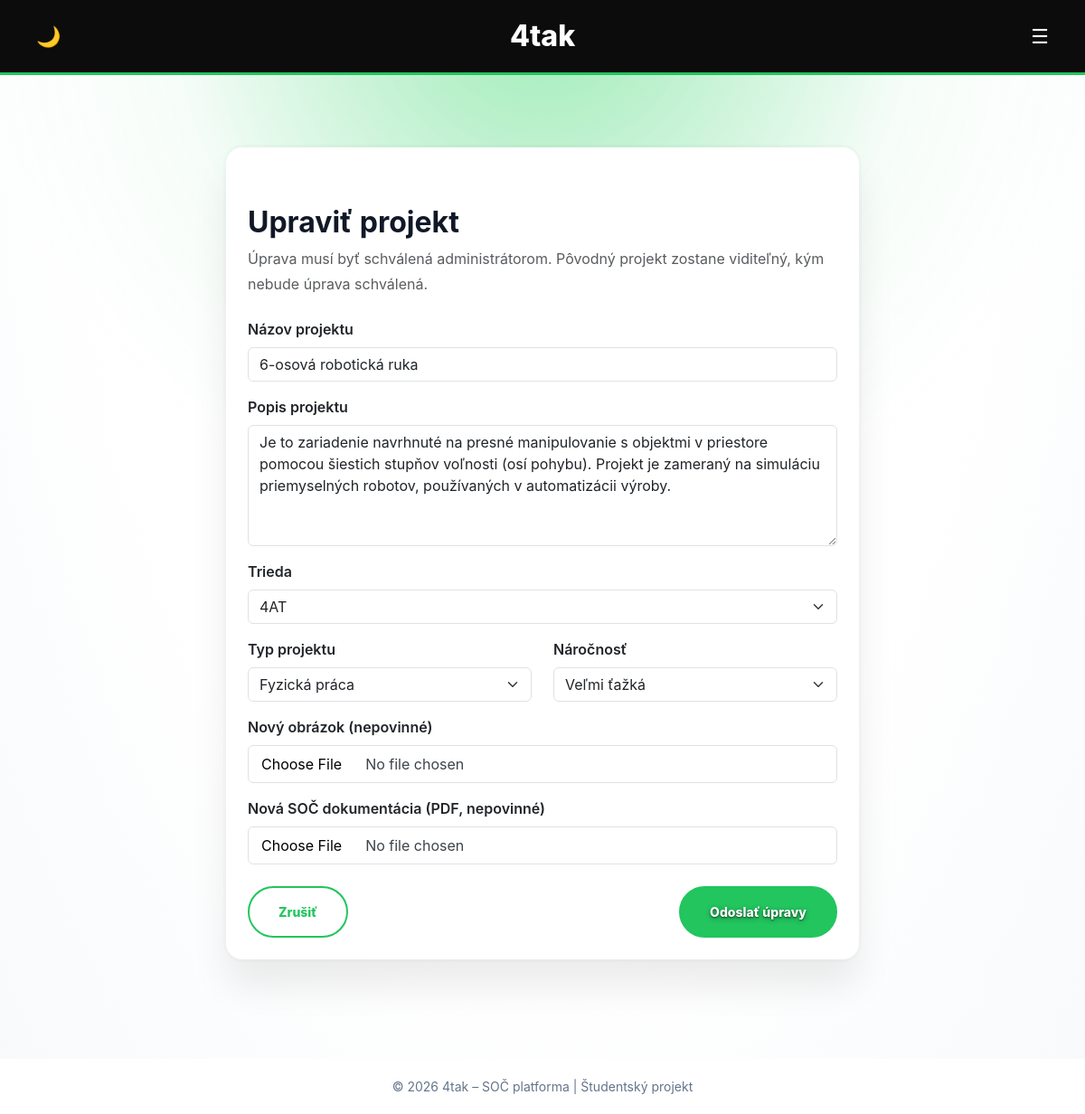
Page /projects/17/edit/ (signed in) on the committed database.
### projects/models.py (models this page shows, shortened)
class Project(models.Model):
    PROJECT_TYPE_CHOICES = [
        ('web', 'Webová aplikácia'),
        ('physical', 'Fyzická práca'),
    ]
    DIFFICULTY_CHOICES = [
        (1, 'Veľmi ľahká'),
        (2, 'Ľahká'),
        (3, 'Stredná'),
        (4, 'Ťažká'),
        (5, 'Veľmi ťažká'),
    ]
    CLASS_CHOICES = [
        ('4AT', '4AT'),
        ('4AS', '4AS'),
        ('4AM', '4AM'),
        ('4AI', '4AI'),
        ('4BI', '4BI'),
        ('4CI', '4CI'),
        ('4AE', '4AE'),
        ('3AT', '3AT'),
        ('3AS', '3AS'),
        ('3AM', '3AM'),
        ('3AI', '3AI'),
        ('3BI', '3BI'),
        ('3CI', '3CI'),
        ('3AE', '3AE'),
    ]
    mentor = models.ForeignKey(
        User,
        on_delete=models.SET_NULL,
        null=True,
        blank=True,
        related_name='mentored_projects'
    )
    title = models.CharField(max_length=200)
    functionality = models.TextField()
    project_type = models.CharField(
        max_length=10,
        choices=PROJECT_TYPE_CHOICES
    )
    difficulty = models.IntegerField(
    choices=DIFFICULTY_CHOICES
    )
    school_class = models.CharField(
        max_length=3,
        choices=CLASS_CHOICES,
        blank=True,
        null=True
    )
    image = models.ImageField(
        upload_to='projects/images/',
        blank=True,
        null=True
    )
    documentation_pdf = models.FileField(
        upload_to='projects/pdfs/',
        blank=True,
        null=True
    )
    video_url = models.URLField(blank=True, null=True)
    author = models.ForeignKey(User, on_delete=models.CASCADE)
    created_at = models.DateTimeField(auto_now_add=True)
    approved = models.BooleanField(default=False)

### projects/views.py (the view, shortened to what this page needs)
# urls.py: path('projects/<int:pk>/edit/', project_edit, name='project_edit'),
@login_required
def project_edit(request, pk):
    project = get_object_or_404(Project, pk=pk, author=request.user)
    return render(request, "projects/project_edit.html", {
        "project": project
    })

### projects/templates/projects/project_edit.html (shortened to what this page needs)
{% extends "projects/base.html" %}
{% block content %}
<div class="d-flex justify-content-center">
    <div class="card p-4" style="max-width: 700px; width: 100%;">
        <h2 class="mb-2">Upraviť projekt</h2>
        <p class="text-muted mb-4">
            Úprava musí byť schválená administrátorom.
            Pôvodný projekt zostane viditeľný, kým nebude úprava schválená.
        </p>
        <form method="post" enctype="multipart/form-data">
            <div class="mb-3">
                <label class="form-label fw-semibold">Názov projektu</label>
                <input type="text"
                       name="title"
                       class="form-control"
                       value="{{ project.title }}"
                       required>
            </div>
            <div class="mb-3">
                <label class="form-label fw-semibold">Popis projektu</label>
                <textarea name="functionality"
                          class="form-control"
                          rows="5"
                          required>{{ project.functionality }}</textarea>
            </div>
            <div class="mb-3">
                <label class="form-label fw-semibold">Trieda</label>
                <select name="school_class" class="form-select" required>
                    {% for value, label in project.CLASS_CHOICES %}
                        <option value="{{ value }}"
                            {% if project.school_class == value %}selected{% endif %}>
                            {{ label }}
                        </option>
                    {% endfor %}
                </select>
            </div>
            <div class="row">
                <div class="col-md-6 mb-3">
                    <label class="form-label fw-semibold">Typ projektu</label>
                    <select name="project_type" class="form-select" required>
                        {% for key, label in project.PROJECT_TYPE_CHOICES %}
                            <option value="{{ key }}"
                                {% if project.project_type == key %}selected{% endif %}>
                                {{ label }}
                            </option>
                        {% endfor %}
                    </select>
                </div>
                <div class="col-md-6 mb-3">
                    <label class="form-label fw-semibold">Náročnosť</label>
                    <select name="difficulty" class="form-select" required>
                        {% for value, label in project.DIFFICULTY_CHOICES %}
                            <option value="{{ value }}"
                                {% if project.difficulty == value %}selected{% endif %}>
                                {{ label }}
                            </option>
                        {% endfor %}
                    </select>
                </div>
            </div>
            <div class="mb-3">
                <label class="form-label fw-semibold">
                    Nový obrázok (nepovinné)
                </label>
                <input type="file" name="image" class="form-control">
            </div>
            <div class="mb-4">
                <label class="form-label fw-semibold">
                    Nová SOČ dokumentácia (PDF, nepovinné)
                </label>
                <input type="file"
                       name="documentation_pdf"
                       class="form-control"
                       accept=".pdf">
            </div>
            <div class="d-flex justify-content-between">
                <a href="{% url 'project_detail' project.pk %}"
                   class="btn btn-outline-secondary">
                    Zrušiť
                </a>
                <button type="submit" class="btn btn-success">
                    Odoslať úpravy
                </button>
            </div>
        </form>
    </div>
</div>
{% endblock %}

### projects/templates/projects/base.html (style rules this page uses)
:root { --bg-main: #f1f5f9; --bg-card: #ffffff; --bg-soft: #c4c5c9; --header-bg: #0c0c0c; --text-main: #111827; --text-muted: #3e4349; --green: #22c55e; --green-dark: #15803d; --glow-color: rgba(0, 209, 66, 0.317); --bg-grad-1: #ffffff; --bg-grad-2: #ffffff; }
body { height: 100%; margin: 0; font-family: "Inter", Arial, Helvetica, sans-serif; color: var(--text-main); z-index: 10; background: radial-gradient( circle at top, var(--glow-color), transparent 30% ), radial-gradient( ellipse at top, var(--bg-grad-1) 0%, var(--bg-grad-2) 60%, var(--bg-main) 130% ); background-attachment: fixed; transition: background 0.4s ease, color 0.3s ease; }
body { color: var(--text-main); }
body { min-height: 100vh; display: flex; flex-direction: column; min-height: 100vh; }
p, span, li { color: var(--text-muted); }
h1, h2, h3, h4, h5 { color: var(--text-main); }
body::before { content: ""; position: fixed; inset: 0; pointer-events: none; z-index: -1; background: radial-gradient( circle at top, rgba(34, 197, 94, 0.12), transparent 45% ); }
* { transition: background-color 0.3s ease, color 0.2s ease, box-shadow 0.3s ease; }
h2 { font-weight: 700; margin-top: 40px; }
p { line-height: 1.7; }
.card { background-color: var(--bg-card); border-radius: 18px; z-index: 10; padding: 32px; border: none; box-shadow: 0 10px 30px rgba(0,0,0,0.08); margin-bottom: 30px; transition: all 0.25s ease; }
.card p, .card span, .card small { color: var(--text-main); }
.btn, .btn-primary, .btn-outline-secondary, .btn-success, .btn-outline-success { display: inline-flex; align-items: center; justify-content: center; gap: 8px; padding: 16px 32px; border-radius: 999px; font-weight: 800; font-size: 14px; text-decoration: none; cursor: pointer; border: 2px solid transparent; transition: all 0.2s ease; }
.btn-green, .btn-primary, .btn-success { background-color: var(--green); color: white; border-color: var(--green); text-shadow: 0 1px 2px rgba(0,0,0,0.6), 0 2px 6px rgba(0,0,0,0.3); }
.btn-green-outline, .btn-outline-secondary, .btn-outline-success { background-color: transparent; color: var(--green); border-color: var(--green); }
body::before { content: ""; position: fixed; inset: 0; pointer-events: none; z-index: 0; background: radial-gradient( circle at top, rgba(34, 197, 94, 0.12), transparent 45% ); }
.card, .feature { box-shadow: 0 30px 40px rgba(0,0,0,0.08), 0 0 0 3px rgba(0,0,0,0.02); }
input[type="file"] { color: var(--text-muted); }

### rows in the picture
Project: title "6-osová robotická ruka", functionality "Je to zariadenie navrhnuté na presné manipulovanie s objektmi v priestore pomocou šiestich stupňov voľnosti (osí pohybu). Projekt je zameraný na simuláciu priemyselných robotov, používaných v automatizácii výroby.", school_class "4AT", project_type "Fyzická práca", difficulty "Veľmi ťažká"
